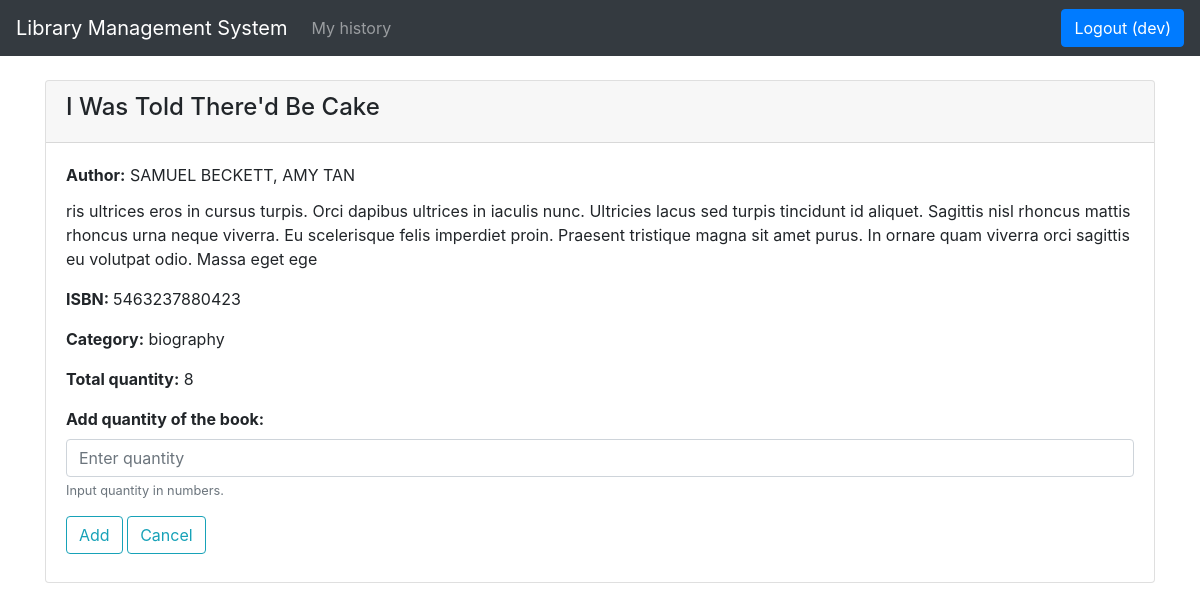
The page /library/books/add_quantity/2 (signed in) on the database as committed earlier.
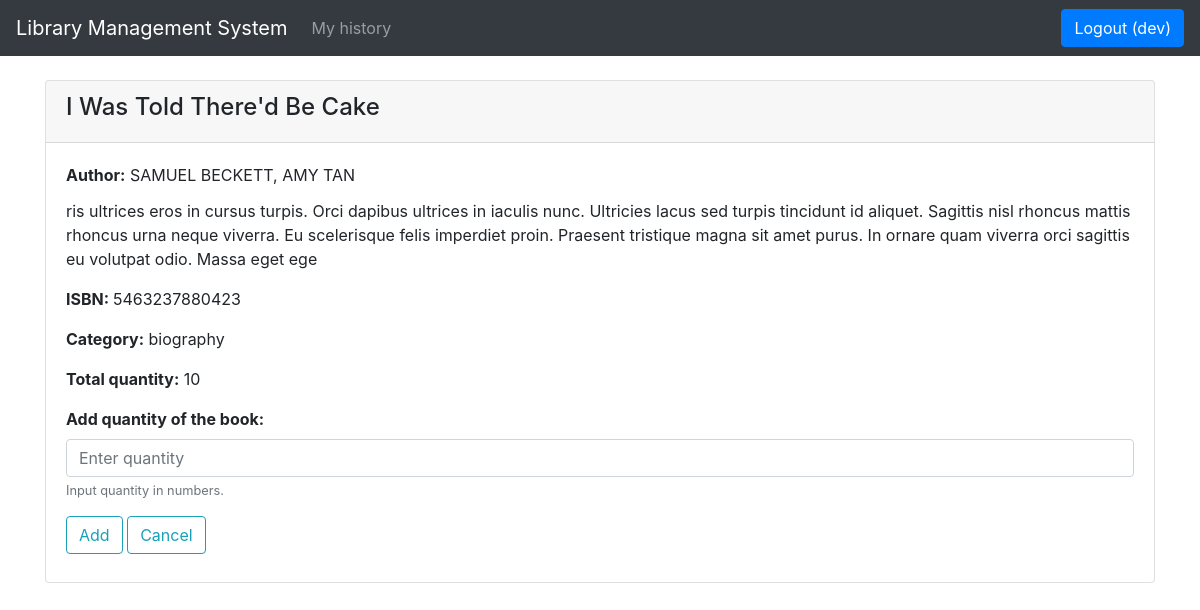
The same page on the database as committed later.
### library/models.py (models this page shows, shortened)
class Book(models.Model):
    numeric = RegexValidator(r'^[0-9]*$', 'Only  numeric characters are allowed.')
    book_status = (('a', 'available'), ('l', 'lent'))
    title = models.CharField(max_length=250)
    isbn = models.CharField('ISBN', max_length=13, help_text='13 Character ISBN number', validators=[numeric])
    description = models.TextField(max_length=500)
    price = models.IntegerField()
    total_quantity = models.IntegerField()
    quantity = models.IntegerField(default=1)
    status = models.CharField(max_length=1, choices = book_status, blank = True, default = 'a')
    author = models.ManyToManyField(Author)
    category = models.ManyToManyField(Category)
    def display_category(self):
        return ', '.join(category.name for category in self.category.all()[:3])
    display_category.short_description = "Category"
    def display_author(self):
        return ', '.join(author.firstname for author in self.author.all()[:3])
    display_author.short_description = "Author"

### library/views.py (the view, shortened to what this page needs)
# urls.py: path('books/add_quantity/<int:pk>', views.add_quantity, name='add_quantity'),
@login_required
def add_quantity(request, pk):
    book_data = Book.objects.get(id = pk)
    message = ""
    return render(request, 'add_quantity.html', { 'book' : book_data } )

### library/models.py (called while the page is built)
    def __str__(self):
        return f'{self.firstname} {self.lastname}'

    def __str__(self):
        return self.name

### library/templates/add_quantity.html (shortened to what this page needs)
{% extends "base.html" %} {% block content %}
<div class="card">
    <div class="card-header">
        <h4>{{ book.title }}</h4>
    </div>
    <div class="card-body">
        <p class="card-title">
            <strong>Author:</strong> {% for author in book.author.all %} {{ author }}{% if not forloop.last %}, {% endif %}{% endfor %}</p>
        <p class="card-text">{{ book.description }}</p>
        <p class="card-text">
            <strong>ISBN: </strong>{{ book.isbn }}</p>
        <p class="card-text">
            <strong>Category:</strong> {% for category in book.category.all %} {{ category }}{% if not forloop.last %}, {% endif %}{% endfor %}</p>
        <p class="card-text">
                <strong>Total quantity:</strong> {{ book.total_quantity }}</p>
        <form method="POST">
            <div class="form-group">
                <label><strong>Add quantity of the book:</strong></label>
                <input type="text" name="quantity" class="form-control" id="book_quantity" placeholder="Enter quantity" maxlength="3">
                <small id="" class="form-text text-muted">Input quantity in numbers.</small>
            </div>
            <input type="submit" value="Add" class="btn btn-outline-info mb-2">
            <a href="{{request.META.HTTP_REFERER}}" class="btn btn-outline-info mb-2">Cancel</a>
        </form>
    </div>
</div>
{% endblock %}

Rows that differ between the two databases and show on the page:
changed Book "I Was Told There'd Be Cake": total_quantity "8" → "10"
